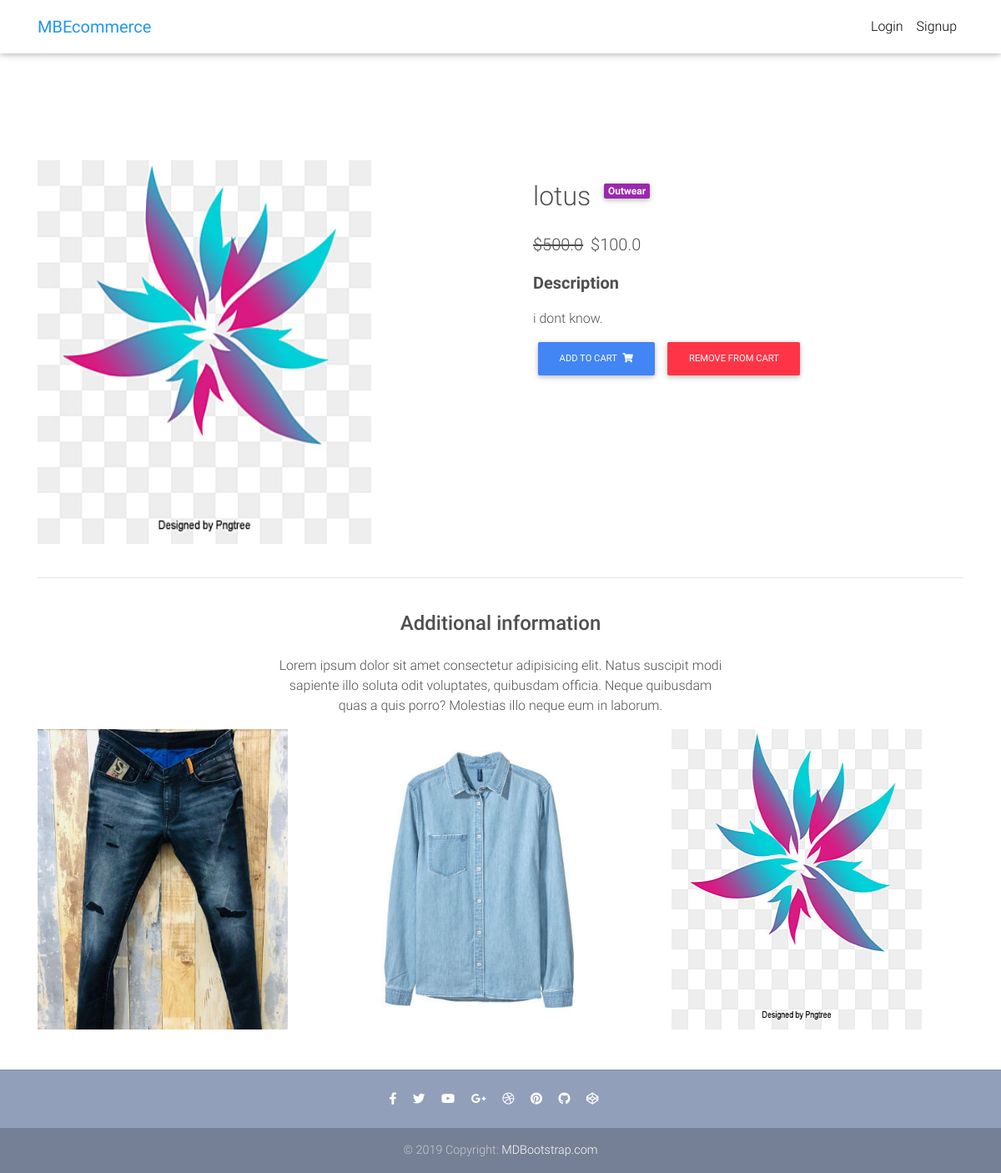
Screenshot of /product/gg/ with the database file from the repository.
### core/models.py (models this page shows, shortened)
class Item(models.Model):
    title = models.CharField(max_length=100)
    price = models.FloatField()
    discount_price = models.FloatField(blank=True, null=True)
    category = models.CharField(choices=CATEGORY_CHOICES, max_length=2)
    label = models.CharField(choices=LABEL_CHOICES, max_length=1)
    slug = models.SlugField()
    description = models.TextField()
    image = models.ImageField()
    def get_add_to_cart_url(self):
        return reverse("core:add-to-cart", kwargs={
            'slug': self.slug
        })
    def get_remove_from_cart_url(self):
        return reverse("core:remove-from-cart", kwargs={
            'slug': self.slug
        })

### core/views.py (the view)
# urls.py: path('product/<slug>/', ItemDetailView.as_view(), name='product'),
class ItemDetailView(DetailView):
    model = Item
    template_name = "product-page.html"
    def get_context_data(self, **kwargs):
        context = super(ItemDetailView, self).get_context_data(**kwargs)
        items = list(Item.objects.all())
        random_items = random.sample(items, 3)
        context['items'] = random_items
        return context

### templates/product-page.html
{% extends "base.html" %}
{% block content %}
<main class="mt-5 pt-4">
  <div class="container dark-grey-text mt-5">
    <div class="row wow fadeIn">
      <div class="col-md-6 mb-4">
        <img src="{{ object.image.url }}" style="height: 460px; width: 400px;" class="img-fluid" alt="">
      </div>
      <div class="col-md-6 mb-4">
        <div class="p-4">
          <div class="mb-3" style="display: flex;">
              <h2>{{ object.title }}</h2>
            <a href="">
                <span class="badge purple ml-3">{{ object.get_category_display }}</span>
            </a>
          </div>
          <p class="lead">
            {% if object.discount_price %}
            <span class="mr-1">
              <del>${{ object.price }}</del>
            </span>
            <span>${{ object.discount_price }}</span>
            {% else %}
            <span>{{ object.price }}</span>
            {% endif %}
          </p>
          <p class="lead font-weight-bold">Description</p>
          <p>{{ object.description }}.</p>
          <a href="{{ object.get_add_to_cart_url }}" class="btn btn-primary btn-md my-0 p">
            Add to cart
            <i class="fas fa-shopping-cart ml-1"></i>
          </a>
          <a href="{{ object.get_remove_from_cart_url }}" class="btn btn-danger btn-md my-0 p">
            Remove from cart
          </a>
        </div>
      </div>
    </div>
    <hr>
    <div class="row d-flex justify-content-center wow fadeIn">
      <div class="col-md-6 text-center">
        <h4 class="my-4 h4">Additional information</h4>
        <p>Lorem ipsum dolor sit amet consectetur adipisicing elit. Natus suscipit modi sapiente illo soluta odit
          voluptates,
          quibusdam officia. Neque quibusdam quas a quis porro? Molestias illo neque eum in laborum.</p>
      </div>
    </div>
    <div class="row wow fadeIn">
        {% for item in items %}
      <div class="col-lg-4 col-md-12 mb-4">
        <img src="{{ item.image.url }}" style="width: 300px; height: 360px;" class="img-fluid" alt="">
      </div>
        {% endfor %}
    </div>
  </div>
</main>
{% endblock content %}

### templates/base.html (style rules this page uses)
html, body, header, .carousel { height: 60vh; }

### rows the page displays
Item: image (picture), title "lotus", category "Outwear", price "500.0", discount_price "100.0", description "i dont know"
Item: image (picture)
Item: image (picture)
